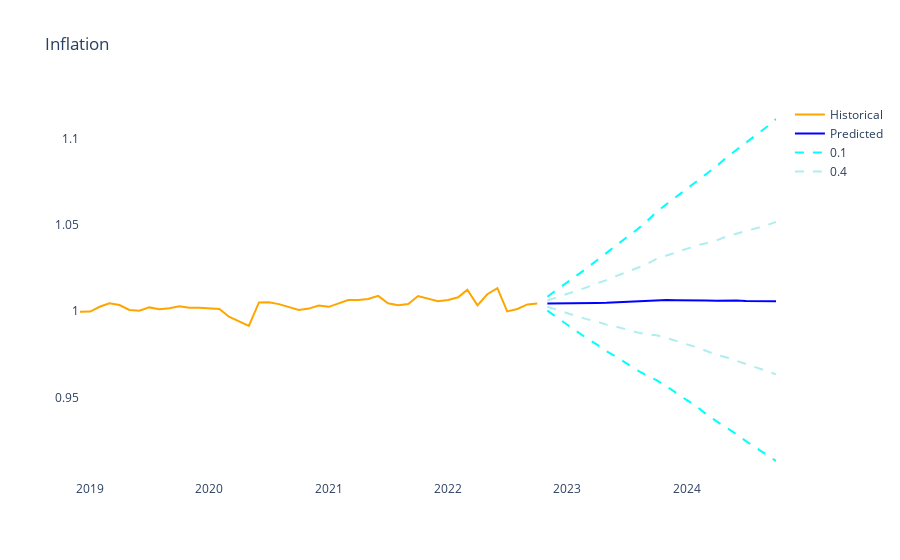

This figure's notebook cell:
### Code cell
import plotly.graph_objects as go

# Create a new figure
fig = go.Figure()

# Add each time series as a separate trace with the 'lines' mode
fig.add_trace(go.Scatter(x=reverse_historical_data.index, y=reverse_historical_data.values, name='Historical', mode='lines', line=dict(color='orange')))
fig.add_trace(go.Scatter(x=reverse_predicted_data.index, y=reverse_predicted_data.values, name='Predicted', mode='lines', line=dict(color='blue')))
fig.add_trace(go.Scatter(x=reverse_predict_lower_10.index, y=reverse_predict_lower_10.values, name='0.1', mode='lines', line=dict(color='cyan', dash='dash')))
fig.add_trace(go.Scatter(x=reverse_predict_lower_40.index, y=reverse_predict_lower_40.values, name='0.4', mode='lines', line=dict(color='paleturquoise', dash='dash')))
fig.add_trace(go.Scatter(x=reverse_predict_upper_10.index, y=reverse_predict_upper_10.values, name='0.1', mode='lines', line=dict(color='cyan', dash='dash')))
fig.add_trace(go.Scatter(x=reverse_predict_upper_40.index, y=reverse_predict_upper_40.values, name='0.4', mode='lines', line=dict(color='paleturquoise', dash='dash')))

names = set()
fig.for_each_trace(
    lambda trace:
        trace.update(showlegend=False)
        if (trace.name in names) else names.add(trace.name))

fig.update_layout(plot_bgcolor ='white', title = VARIABLES_MAP[variable])
